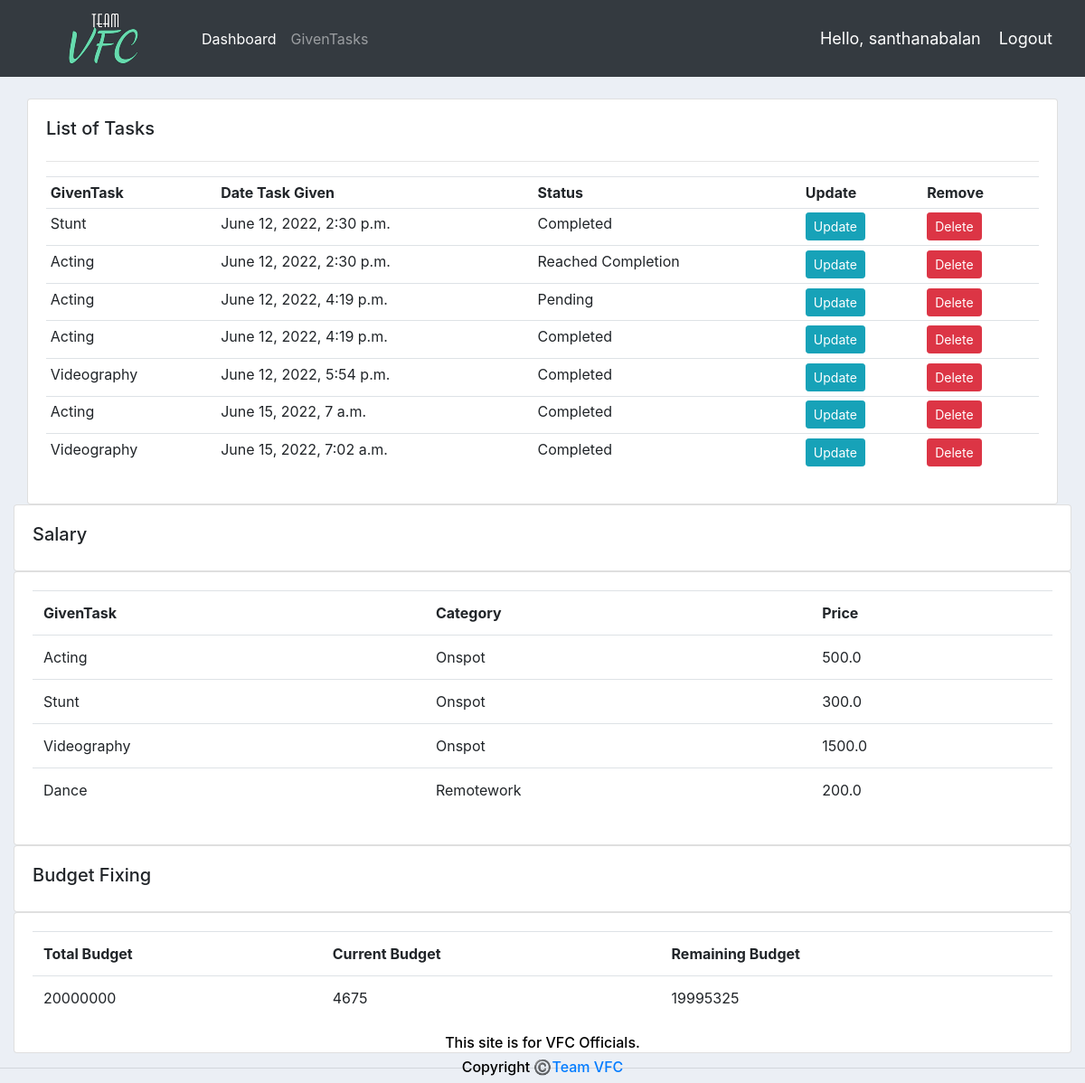
Screenshot of /givenTasks/ (signed in) with the database file from the repository.
### accounts/models.py (models this page shows, shortened)
class Task(models.Model):
	STATUS = (
			('Pending', 'Pending'),
			('Reached Completion', 'Reached Completion'),
			('Completed', 'Completed'),
			)
	employee = models.ForeignKey(Employee, null=True, on_delete= models.SET_NULL)
	givenTask = models.ForeignKey(GivenTask, null=True, on_delete= models.SET_NULL)
	date_created = models.DateTimeField(auto_now_add=True, null=True)
	status = models.CharField(max_length=200, null=True, choices=STATUS)
	salary = models.IntegerField(max_length=10, null=True)
	note = models.CharField(max_length=1000, null=True)

class GivenTask(models.Model):
	CATEGORY = (
			('Onspot', 'Onspot'),
			('Remotework', 'Remotework'),
			)
	name = models.CharField(max_length=200, null=True)
	price = models.FloatField(null=True)
	category = models.CharField(max_length=200, null=True, choices=CATEGORY)
	description = models.CharField(max_length=200, null=True, blank=True)
	date_created = models.DateTimeField(auto_now_add=True, null=True)
	tags = models.ManyToManyField(Tag)
	def __str__(self):
		return self.name

### accounts/decorators.py (the view)
		def wrapper_func(request, *args, **kwargs):
			group = None
			if request.user.groups.exists():
				group = request.user.groups.all()[0].name
			if group in allowed_roles:
				return view_func(request, *args, **kwargs)
			else:
				return HttpResponse('You are not authorized to view this page')

### accounts/views.py (called while the page is built)
@login_required(login_url='login')
@allowed_users(allowed_roles=['admin'])
def givenTasks(request):
	tasks = Task.objects.all()
	total_tasks = tasks.count()
	givenTasks = GivenTask.objects.all()
	current_price= Task.objects.all().aggregate(Sum('salary'))
	total_price= {'price':20000000}
	rem=total_price['price']-current_price['salary__sum']
	remaining= {'remaining':rem}
	context = {'tasks':tasks,'total_tasks':total_tasks,'givenTasks':givenTasks ,'current_price':current_price,'total_price':total_price,'remaining':remaining}
	return render(request, 'accounts/givenTasks.html', context)

### accounts/templates/accounts/givenTasks.html
{%  extends 'accounts/main.html' %}
{% block content %}
		<br>
		<div class="col">
			<div class="card card-body">
				<h5>List of Tasks</h5>
				<hr>
				<table class="table table-sm">
					<tr>
						<th>GivenTask</th>
						<th>Date Task Given</th>
						<th>Status</th>
						<th>Update</th>
						<th>Remove</th>
					</tr>
					{% for task in tasks %}
						<tr>
							<td>{{task.givenTask}}</td>
							<td>{{task.date_created}}</td>
							<td>{{task.status}}</td>
							<td><a class="btn btn-sm btn-info" href="{% url 'update_task' task.id %}">Update</a></td>
							<td><a class="btn btn-sm btn-danger" href="{% url 'delete_task' task.id %}">Delete</a></td>
						</tr>
					{% endfor %}
				</table>
			</div>
		</div>
		<div class="row">
			<div class="col-md">
				<div class="card card-body">
					<h5>Salary</h5>
				</div>
				<div class="card card-body">
					<table class="table">
						<tr>
							<th>GivenTask</th>
							<th>Category</th>
							<th>Price</th>
						</tr>
						{% for i in givenTasks %}
							<tr>
								<td>{{i.name}}</td>
								<td>{{i.category}}</td>
								<td>{{i.price}}</td>
							</tr>
						{% endfor %}
					</table>
				</div>
				<div class="card card-body">
					<h5>Budget Fixing</h5>
				</div>
				<div class="card card-body">
					<table class="table">
						<tr>
							<th>Total Budget</th>
							<th>Current Budget</th>
							<th>Remaining Budget</th>
						</tr>
						<tr>
							<td>{{total_price.price}}</td>
							<td>{{current_price.salary__sum}}</td>
							<td>{{remaining.remaining}}</td>
						</tr>
					</table>
				</div>
			</div>
		</div>
{% endblock content %}

### accounts/templates/accounts/navbar.html (shortened to what this page needs)
{% load static %}
<nav class="navbar navbar-expand-lg navbar-dark bg-dark">
 <img src="{% static 'images/logovfc.png' %}">
  <div class="collapse navbar-collapse" id="navbarNav">
    <ul class="navbar-nav">
      {% if request.user.is_staff %}
      <li class="nav-item active">
        <a class="nav-link" href="{% url 'home' %}">Dashboard</a>
      </li>
      <li class="nav-item">
        <a class="nav-link" href="{% url 'givenTasks' %}">GivenTasks</a>
      </li>
      {% else %}
       <li class="nav-item">
        <a class="nav-link" href="{% url 'account' %}">Settings</a>
      </li>
      {% endif %}
    </ul>
  </div>
  <span class="hello-msg">Hello, {{request.user}}</span>
  <span ><a  class="hello-msg" href="{% url 'logout' %}">Logout</a></span>
</nav>

### accounts/static/css/main.css (style rules this page uses)
body { background-color: #ebeff5; }

### accounts/templates/accounts/navbar.html (style rules this page uses)
.hello-msg { font-size: 18px; color: #fff; margin-right: 20px; }

### rows the page displays
Task: givenTask "Stunt", date_created "June 12, 2022, 2:30 p.m.", status "Completed"
Task: givenTask "Acting", date_created "June 12, 2022, 2:30 p.m.", status "Reached Completion"
Task: givenTask "Acting", date_created "June 12, 2022, 4:19 p.m.", status "Pending"
Task: givenTask "Acting", date_created "June 12, 2022, 4:19 p.m.", status "Completed"
Task: givenTask "Videography", date_created "June 12, 2022, 5:54 p.m.", status "Completed"
Task: givenTask "Acting", date_created "June 15, 2022, 7 a.m.", status "Completed"
Task: givenTask "Videography", date_created "June 15, 2022, 7:02 a.m.", status "Completed"
GivenTask: name "Acting", category "Onspot", price "500.0"
GivenTask: name "Stunt", category "Onspot", price "300.0"
GivenTask: name "Videography", category "Onspot", price "1500.0"
GivenTask: name "Dance", category "Remotework", price "200.0"

### other values shown
{{ request.user }} "santhanabalan"
{{ total_price.price }} "20000000"
{{ current_price.salary__sum }} "4675"
{{ remaining.remaining }} "19995325"
